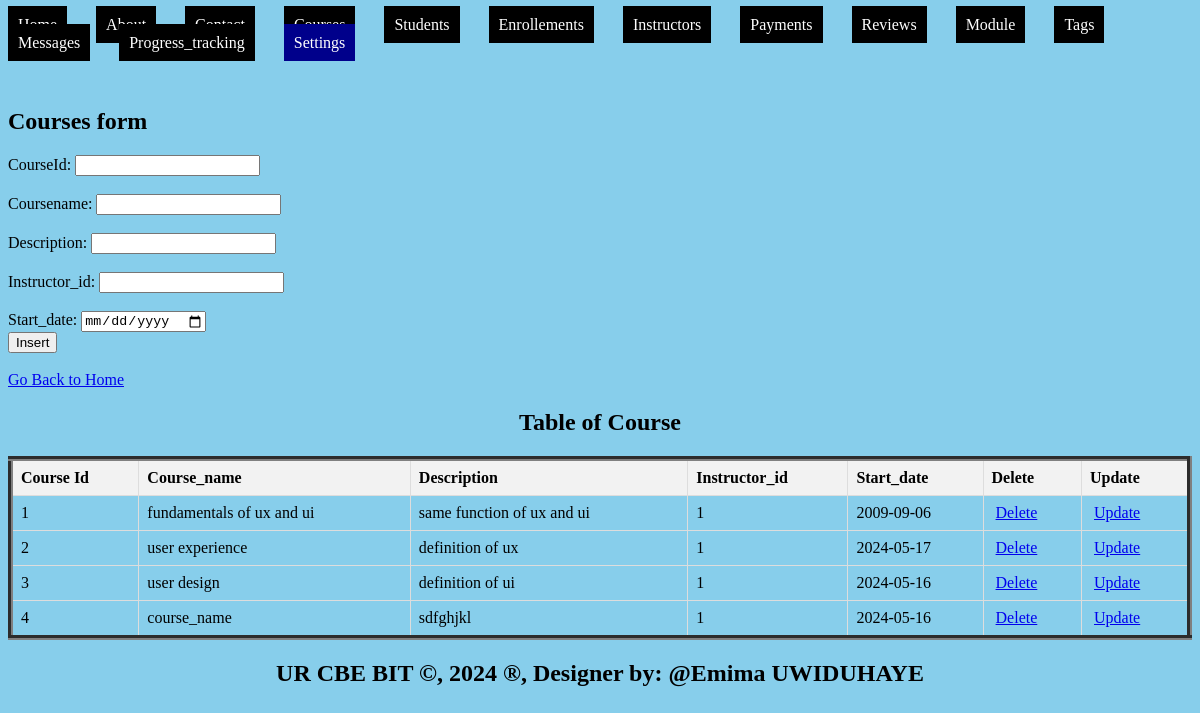
/WEB_EXAM/courses.php, run on the app's committed database.
### tables this page shows
CREATE TABLE `courses` (
  `course_id` int(11) NOT NULL,
  `course_name` varchar(100) NOT NULL,
  `description` text DEFAULT NULL,
  `instructor_id` int(11) DEFAULT NULL,
  `start_date` date DEFAULT NULL
);

### WEB_EXAM/courses.php (the view, shortened to what this page needs)
<!DOCTYPE html>
<html>
<head>
</head>
<body bgcolor="skyblue">
   <ul style="list-style-type: none; padding: 0;">
    <body bgcolor="skyblue">
   <ul style="list-style-type: none; padding: 0;">
    <li style="display: inline; margin-right: 10px;"><a href="./home.html" style="padding: 10px; color: white; background-color:  black; text-decoration: none; margin-right: 15px;">Home</a></li>
    <li style="display: inline; margin-right: 10px;"><a href="./about.html" style="padding: 10px; color: white; background-color:   black; text-decoration: none; margin-right: 15px;">About</a></li>
    <li style="display: inline; margin-right: 10px;"><a href="./contact.html" style="padding: 10px; color: white; background-color: black; text-decoration: none; margin-right: 15px;">Contact</a></li>
    <li style="display: inline; margin-right: 10px;"><a href="./Courses.php" style="padding: 10px; color: white; background-color:   black; text-decoration: none; margin-right: 15px;">Courses</a></li>
    <li style="display: inline; margin-right: 10px;"><a href="./Students.php" style="padding: 10px; color: white; background-color: black;text-decoration: none; margin-right: 15px;">Students</a></li>
    <li style="display: inline; margin-right: 10px;"><a href="./Enrollements.php" style="padding: 10px; color: white; background-color:  black; text-decoration: none; margin-right: 15px;">Enrollements</a></li>
    <li style="display: inline; margin-right: 10px;"><a href="./Instructors.php" style="padding: 10px; color: white; background-color:   black; text-decoration: none; margin-right: 15px;">Instructors</a></li>
    <li style="display: inline; margin-right: 10px;"><a href="./Payments.php" style="padding: 10px; color: white; background-color:  black;text-decoration: none; margin-right: 15px;">Payments</a></li>
    <li style="display: inline; margin-right: 10px;"><a href="./Reviews.php" style="padding: 10px; color: white; background-color:   black; text-decoration: none; margin-right: 15px;">Reviews</a></li>
    <li style="display: inline; margin-right: 10px;"><a href="./Modules.php" style="padding: 10px; color: white; background-color: black;text-decoration: none; margin-right: 15px;">Module</a></li>
    <li style="display: inline; margin-right: 10px;"><a href="./Tags.php" style="padding: 10px; color: white; background-color:   black; text-decoration: none; margin-right: 15px;">Tags</a></li>
     <li style="display: inline; margin-right: 10px;"><a href="./Messages.php" style="padding: 10px; color: white; background-color:  black; text-decoration: none; margin-right: 15px;">Messages</a></li>
    <li style="display: inline; margin-right: 10px;"><a href="./Progress_tracking.php" style="padding: 10px; color: white; background-color:  black; text-decoration: none; margin-right: 15px;">Progress_tracking</a></li>
    <li class="dropdown" style="display: inline; margin-right: 10px;">
      <a href="#" style="padding: 10px; color: white; background-color: darkblue; text-decoration: none; margin-right: 15px;">Settings</a>
    </li>
  </ul><br><br>
  <h2>Courses form</h2>
<form method="post" onsubmit="return confirmInsert();">
<label for="cid">CourseId:</label>
<input type="number" id="sid" name="Course_id" required><br><br>
<label for="Course">Coursename:</label>
<input type="text" id="Course" name="course_name" required><br><br>
<label for="description">Description:</label>
<input type="text" id="description" name="description" required><br><br>
<label for="instructor_id">Instructor_id:</label>
<input type="instructor_id" id="instructor_id" name="instructor_id" required><br><br>
<label for="start_date">Start_date:</label>
<input type="date" id="start_date" name="start_date" required><br>
<input type="submit" name="add" value="Insert"><br><br>
<a href="./home.html">Go Back to Home</a>
</form>
<!DOCTYPE html>
<html>
<head>
</head>
<body>
    <center><h2>Table of Course</h2></center>
    <table border="5">
        <tr>
            <th>Course Id</th>
            <th>Course_name</th>
            <th>Description</th>
            <th>Instructor_id</th>
            <th>Start_date</th>
            <th>Delete</th>
            <th>Update</th>
        </tr>
        <?php
include('connection.php');
$sql = "SELECT * FROM courses";
$result = $connection->query($sql);
if ($result->num_rows > 0) {
    while ($row = $result->fetch_assoc()) {
        $course_id = $row['course_id'];
        echo "<tr>
            <td>" . $row['course_id'] . "</td>
            <td>" . $row['course_name'] . "</td>
            <td>" . $row['description'] . "</td>
            <td>" . $row['instructor_id'] . "</td>
            <td>" . $row['start_date'] . "</td>
            <td><a style='padding:4px' href='delete_courses.php?course_id=$course_id'>Delete</a></td>
            <td><a style='padding:4px' href='update_courses.php?course_id=$course_id'>Update</a></td>
        </tr>";
    }
} else {
    echo "<tr><td colspan='7'>No data found</td></tr>";
}
?>
    </table>
</body>
<footer>
  <center>
    <b><h2>UR CBE BIT &copy, 2024 &reg, Designer by: @Emima UWIDUHAYE</h2></b>
  </center>
</footer>
</body>
</html>

### WEB_EXAM/courses.php (style rules this page uses)
.dropdown { position: relative; display: inline; margin-right: 10px; }
table { width: 100%; border-collapse: collapse; }
th, td { border: 1px solid #ddd; padding: 8px; text-align: left; }
th { background-color: #f2f2f2; }

### data on the page
courses: course_id "1", course_name "fundamentals of ux and ui", description "same function of ux and ui", instructor "1", start_date "2009-09-06"
courses: course_id "2", course_name "user experience", description "definition of ux", instructor "1", start_date "2024-05-17"
courses: course_id "3", course_name "user design", description "definition of ui", instructor "1", start_date "2024-05-16"
courses: course_id "4", course_name "course_name", description "sdfghjkl", instructor "1", start_date "2024-05-16"
